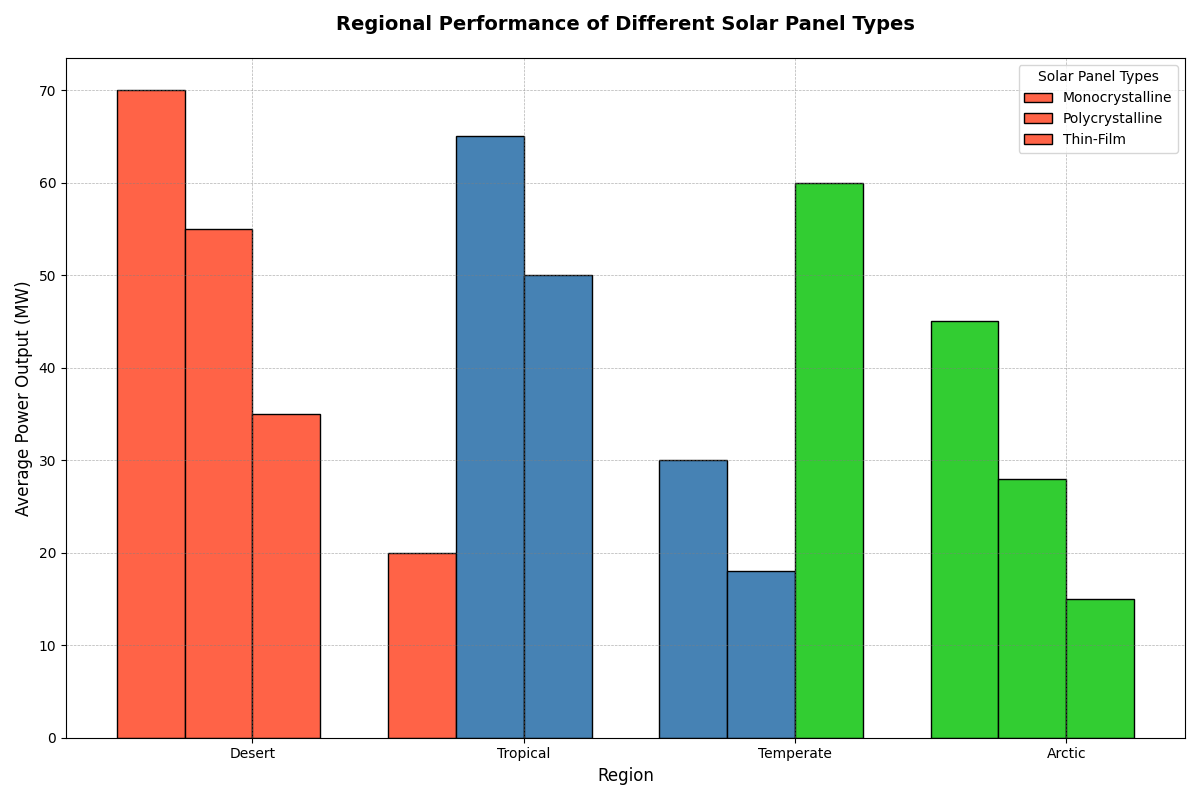

Write the Python code that produced this figure.
import matplotlib.pyplot as plt
import numpy as np

# Backstory:
# SolarFlare Technologies is a cutting-edge company focused on developing renewable energy solutions
# by harnessing solar power in various innovative ways. Over the years, they've been experimenting
# with different types of solar panels across multiple regions. The chart below depicts the average
# power output (in megawatts) of three different types of solar panels tested in four different regions.

# Define regions and solar panel types
regions = ['Desert', 'Tropical', 'Temperate', 'Arctic']
panel_types = ['Monocrystalline', 'Polycrystalline', 'Thin-Film']

# Average power output data for each panel type in different regions (in MW)
power_output = np.array([
    [70, 55, 35, 20],  # Monocrystalline
    [65, 50, 30, 18],  # Polycrystalline
    [60, 45, 28, 15]   # Thin-Film
])

# Create a meshgrid for bar positions
regions_index, panel_index = np.meshgrid(np.arange(len(regions)), np.arange(len(panel_types)), indexing='ij')
regions_index_flat = regions_index.flatten()
panel_index_flat = panel_index.flatten()
z_flat = np.zeros_like(regions_index_flat)

# Flatten the power output data for plotting
power_flat = power_output.flatten()

# Setup the figure
fig, ax = plt.subplots(figsize=(12, 8))

# Assign colors to each panel type
colors = ['#FF6347', '#4682B4', '#32CD32']

# Plot each set of bars in the chart
bar_width = 0.25  # Width of the bars
for idx, (region_idx, panel_idx, z, power, color) in enumerate(zip(regions_index_flat, panel_index_flat, z_flat, power_flat, np.repeat(colors, len(regions)))):
    x_pos = region_idx + (panel_idx - 1) * bar_width  # Modify x position to fit side-by-side
    ax.bar(x_pos, power, bar_width, color=color, edgecolor='black', label=panel_types[panel_idx] if region_idx == 0 else "")

# Set title and labels
ax.set_title("Regional Performance of Different Solar Panel Types", fontsize=14, fontweight='bold', pad=20)
ax.set_xlabel("Region", fontsize=12)
ax.set_ylabel("Average Power Output (MW)", fontsize=12)

# Customize x-axis ticks
ax.set_xticks(np.arange(len(regions)) + bar_width / 2)
ax.set_xticklabels(regions, fontsize=10)

# Adding a legend
ax.legend(title='Solar Panel Types')

# Enhance grid visibility for better readability
ax.grid(color='gray', linestyle='--', linewidth=0.5, alpha=0.6)

# Automatically adjust layout
plt.tight_layout()

# Show the plot
plt.show()
